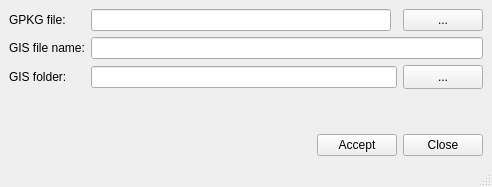
<?xml version="1.0" encoding="UTF-8"?>
<ui version="4.0">
 <class>dlg_admin_gisproject</class>
 <widget class="QMainWindow" name="dlg_admin_gisproject">
  <property name="geometry">
   <rect>
    <x>0</x>
    <y>0</y>
    <width>492</width>
    <height>187</height>
   </rect>
  </property>
  <property name="windowTitle">
   <string>Create GIS project</string>
  </property>
  <widget class="QWidget" name="centralwidget">
   <layout class="QGridLayout" name="gridLayout">
    <item row="7" column="0" colspan="4">
     <layout class="QGridLayout" name="gridLayout_2">
      <item row="0" column="0">
       <spacer name="horizontalSpacer">
        <property name="orientation">
         <enum>Qt::Horizontal</enum>
        </property>
        <property name="sizeHint" stdset="0">
         <size>
          <width>40</width>
          <height>20</height>
         </size>
        </property>
       </spacer>
      </item>
      <item row="0" column="2">
       <widget class="QPushButton" name="btn_close">
        <property name="text">
         <string>Close</string>
        </property>
       </widget>
      </item>
      <item row="0" column="1">
       <widget class="QPushButton" name="btn_accept">
        <property name="text">
         <string>Accept</string>
        </property>
       </widget>
      </item>
     </layout>
    </item>
    <item row="6" column="0" colspan="4">
     <spacer name="verticalSpacer">
      <property name="orientation">
       <enum>Qt::Vertical</enum>
      </property>
      <property name="sizeHint" stdset="0">
       <size>
        <width>20</width>
        <height>40</height>
       </size>
      </property>
     </spacer>
    </item>
    <item row="5" column="0" colspan="4">
     <layout class="QGridLayout" name="gridLayout_4">
      <item row="2" column="0">
       <widget class="QLabel" name="lbl_gis_folder">
        <property name="sizePolicy">
         <sizepolicy hsizetype="Maximum" vsizetype="Preferred">
          <horstretch>0</horstretch>
          <verstretch>0</verstretch>
         </sizepolicy>
        </property>
        <property name="text">
         <string>GIS folder:</string>
        </property>
       </widget>
      </item>
      <item row="2" column="1" colspan="2">
       <widget class="QLineEdit" name="txt_gis_folder"/>
      </item>
      <item row="3" column="2">
       <layout class="QHBoxLayout" name="horizontalLayout_2"/>
      </item>
      <item row="0" column="0">
       <widget class="QLabel" name="lbl_role">
        <property name="sizePolicy">
         <sizepolicy hsizetype="Maximum" vsizetype="Preferred">
          <horstretch>0</horstretch>
          <verstretch>0</verstretch>
         </sizepolicy>
        </property>
        <property name="text">
         <string>GPKG file:</string>
        </property>
       </widget>
      </item>
      <item row="0" column="1">
       <widget class="QLineEdit" name="txt_gis_gpkg"/>
      </item>
      <item row="1" column="0">
       <widget class="QLabel" name="lbl_gis_file">
        <property name="sizePolicy">
         <sizepolicy hsizetype="Maximum" vsizetype="Preferred">
          <horstretch>0</horstretch>
          <verstretch>0</verstretch>
         </sizepolicy>
        </property>
        <property name="text">
         <string>GIS file name:</string>
        </property>
       </widget>
      </item>
      <item row="2" column="3">
       <widget class="QPushButton" name="btn_gis_folder">
        <property name="minimumSize">
         <size>
          <width>20</width>
          <height>24</height>
         </size>
        </property>
        <property name="text">
         <string>...</string>
        </property>
       </widget>
      </item>
      <item row="0" column="3">
       <widget class="QPushButton" name="btn_gis_gpkg">
        <property name="text">
         <string>...</string>
        </property>
       </widget>
      </item>
      <item row="1" column="1" colspan="3">
       <widget class="QLineEdit" name="txt_gis_file">
        <property name="sizePolicy">
         <sizepolicy hsizetype="Preferred" vsizetype="Fixed">
          <horstretch>0</horstretch>
          <verstretch>0</verstretch>
         </sizepolicy>
        </property>
       </widget>
      </item>
     </layout>
    </item>
   </layout>
  </widget>
  <widget class="QStatusBar" name="statusbar"/>
  <action name="actionCreate_Sample">
   <property name="text">
    <string>Create Sample</string>
   </property>
  </action>
  <action name="actionCreate_Sample_Dev">
   <property name="text">
    <string>Create Sample Dev</string>
   </property>
  </action>
 </widget>
 <tabstops>
  <tabstop>btn_accept</tabstop>
  <tabstop>btn_close</tabstop>
 </tabstops>
 <resources/>
 <connections/>
</ui>
